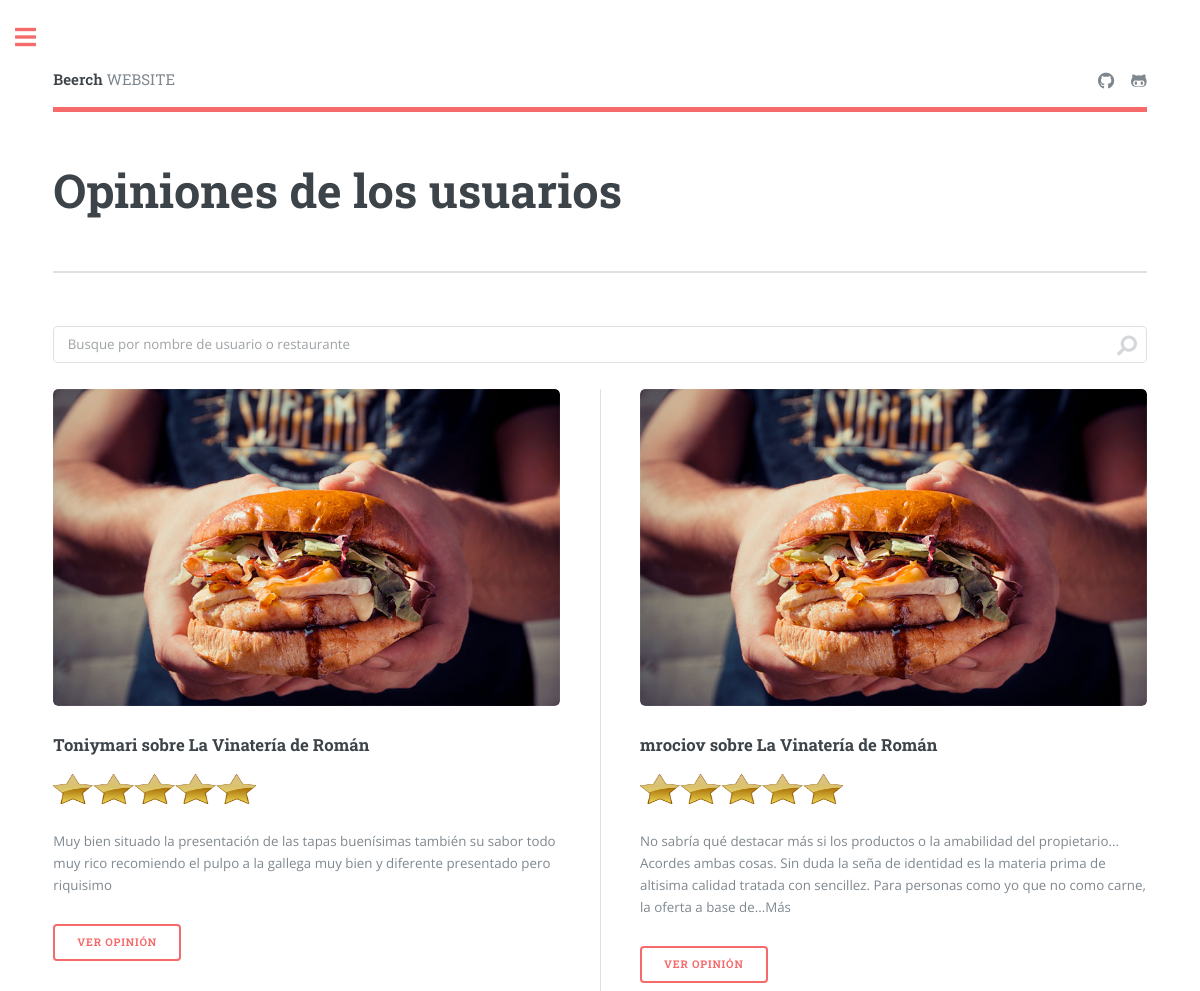
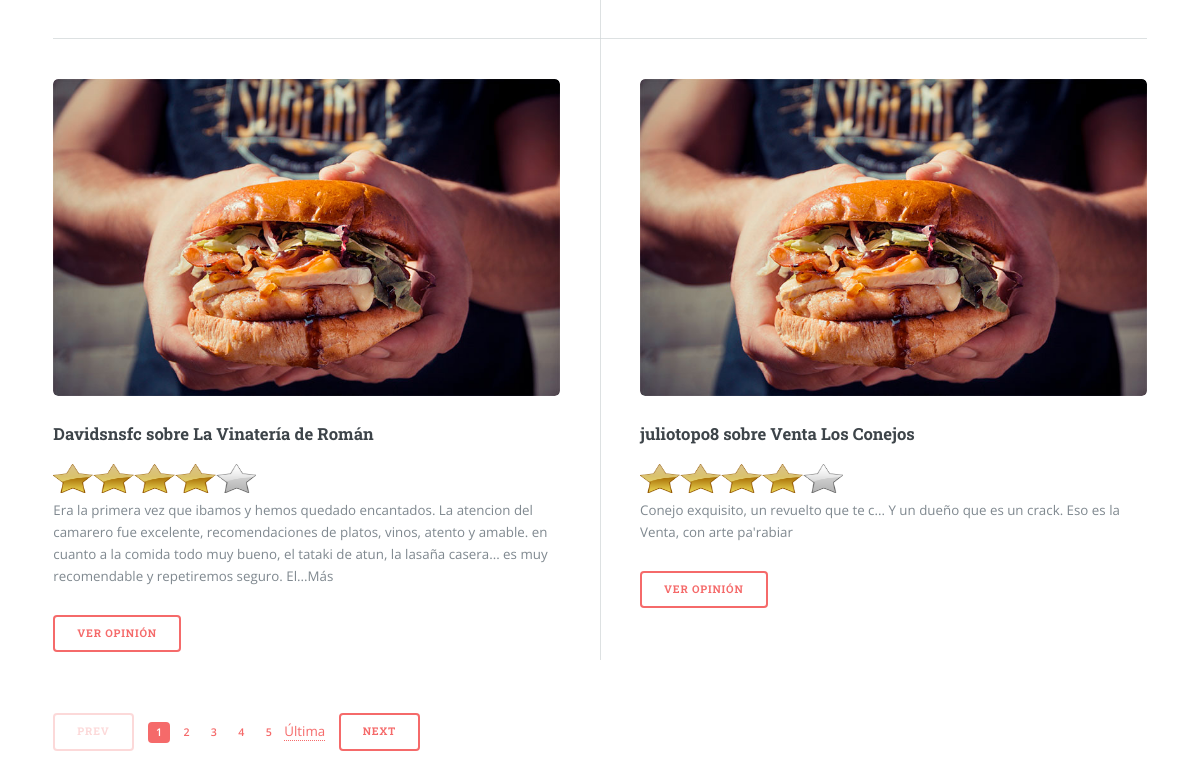
The app's page /reviews with its own data (2 pictures, top to bottom).
### myapp/models.py (models this page shows, shortened)
class Review(models.Model):
    user = models.ForeignKey(User, on_delete=models.SET_NULL, null=True)
    restaurant = models.ForeignKey(Restaurant, on_delete=models.SET_NULL, null=True)
    rate = models.IntegerField()
    visit_date = models.CharField(max_length=100)
    title = models.CharField(max_length=100)
    description = models.CharField(max_length=500)

class User(models.Model):
    photo = models.URLField(default='https://encrypted-tbn0.gstatic.com/images?q=tbn:ANd9GcTv_p3auZIO-jK7XWsgmAOwOLrSL7GcJ4JT1CQsdJl391lPu8vj&s')
    name = models.CharField(max_length=100)

class Restaurant(models.Model):
    name = models.CharField(max_length=100)
    town = models.CharField(max_length=100)
    address = models.CharField(max_length=100)
    phone = models.CharField(max_length=100)
    special_diets = models.CharField(max_length=100)
    link = models.URLField(max_length=200,default='https://www.tripadvisor.es')
    categories = models.ManyToManyField(Category)

### myapp/views.py (the view)
# urls.py: path('reviews', myapp_view.reviews),
def reviews(request):
    data = request.POST.get('search', False)
    if data:
        reviews_list = Review.objects.filter(Q(user__name__icontains=data) | Q(restaurant__name__icontains=data))
    else:
        reviews_list = Review.objects.all()
    page = request.GET.get('page', 1)
    paginator = Paginator(reviews_list, 4)
    try:
        reviews = paginator.page(page)
    except PageNotAnInteger:
        reviews = paginator.page(1)
    except EmptyPage:
        reviews = paginator.page(paginator.num_pages)
    if data:
        placeholder = data
    else:
        placeholder = 'Busque por nombre de usuario o restaurante'
    return render(request, 'reviews.html', { 'reviews': reviews, 'placeholder': placeholder })

### templates/reviews.html (shortened to what this page needs)
{% load static %}
<!DOCTYPE HTML>
<html>
	<head>
		<link rel="stylesheet" href="{% static 'login_true/css/main.css' %}" />
	</head>
	<body class="is-preload">
			<div id="wrapper">
					<div id="main">
						<div class="inner">
								<header id="header">
									<a href="/" class="logo">
										<strong>Beerch</strong>
										WEBSITE
									</a>
									<ul class="icons">
										<li><a target="blank" href="https://github.com/alvar017" class="icon brands fa-github"><span class="label">GitHub Alvaro</span></a></li>
										<li><a target="blank" href="https://github.com/antoniosp7" class="icon brands fa-github-alt"><span class="label">GitHub Antonio</span></a></li>
									</ul>
								</header>
								<section id="banner">
									<div class="content">
										<header>
											<h1>Opiniones de los usuarios</h1>
										</header>
									</div>
								</section>
								<section>
								<section id="search" class="alt">
									<form method="post" action="reviews">
										{% if placeholder %}
											<input type="text" name="search" id="search" placeholder="{{ placeholder }}" />
										{% else %}
											<input type="text" name="search" id="search" placeholder="Busque por nombre de usuario o restaurante" />
										{% endif %}
									</form>
								</section>
								<section>
									<div class="posts">
										{% for review in reviews %}
											<article>
												{% if 'https:' in review.restaurant.id %}
													<a href="#" class="image"><img src="images/pic01.jpg" alt="" width="100%" height="100%"/></a>
												{% else %}
													<a href="#" class="image"><img src="/static/images/food.jpg" alt="" width="100%" height="100%"/></a>
												{% endif %}
												<h3>{{review.user.name}} sobre {{review.restaurant.name}}</h3>
												{% if review.rate == 0 %}
													<img class="image" src="/static/images/rating/star_0.png" alt="" width="40%" height="5%"/>
												{% elif review.rate == 1 %}
													<img class="image" src="/static/images/rating/star_1.png" alt="" width="40%" height="5%"/>
												{% elif review.rate == 2 %}
													<img class="image" src="/static/images/rating/star_2.png" alt="" width="40%" height="5%"/>
												{% elif review.rate == 3 %}
													<img class="image" src="/static/images/rating/star_3.png" alt="" width="40%" height="5%"/>
												{% elif review.rate == 4 %}
													<img src="/static/images/rating/star_4.png" alt="" width="40%" height="5%"/>
												{% elif review.rate == 5 %}
													<img class="image" class="image" src="/static/images/rating/star_5.png" alt="" width="40%" height="5%"/>
												{% endif %}
												<p>{{review.description}}</p>
												<form method="post" action="review">
													<button type="submit">Ver opinión</button>
												</form>
											</article>
										{% endfor %}
									</div>
								</section>
								</section>
									<ul class="pagination">
										{% if reviews.has_previous %}
											<li><a href="?page={{ reviews.previous_page_number }}" class="button">Prev</a></li>
										{% else %}
											<li><span class="button disabled">Prev</span></li>
										{% endif %}
										{% for i in reviews.paginator.page_range %}
											{% if reviews.number == i %}
												<li><a href="#" class="page active">{{ i }}</a></li>
    										{% elif i > reviews.number|add:'-5' and i < reviews.number|add:'5' %}
												<li><a href="?page={{ i }}" class="page">{{ i }}</a></li>
											{% endif %}
										{% endfor %}
											{% if reviews.number|add:'4' > 1 and reviews.has_next %}
												<li><a href="?page={{ reviews.number|add:'-5' }}">Última</a></li>
											{% endif %}
										{% if reviews.has_next %}
											<li><a href="?page={{ reviews.next_page_number }}" class="button">Next</a></li>
										{% else %}
											<li><span class="button disabled">Next</span></li>
										{% endif %}
									</ul>
						</div>
					</div>
			</div>
	</body>
</html>

### records on screen
Review: user.name "Toniymari", restaurant.name "La Vinatería de Román", rate 5 (drawn), description "Muy bien situado la presentación de las tapas buenísimas también su sabor todo muy rico recomiendo el pulpo a la gallega muy bien y diferente presentado pero riquisimo"
Review: user.name "mrociov", restaurant.name "La Vinatería de Román", rate 5 (drawn), description "No sabría qué destacar más si los productos o la amabilidad del propietario... Acordes ambas cosas. Sin duda la seña de identidad es la materia prima de altisima calidad tratada con sencillez. Para personas como yo que no como carne, la oferta a base de...Más"
Review: user.name "Davidsnsfc", restaurant.name "La Vinatería de Román", rate 4 (drawn), description "Era la primera vez que ibamos y hemos quedado encantados. La atencion del camarero fue excelente, recomendaciones de platos, vinos, atento y amable. en cuanto a la comida todo muy bueno, el tataki de atun, la lasaña casera... es muy recomendable y repetiremos seguro. El...Más"
Review: user.name "juliotopo8", restaurant.name "Venta Los Conejos", rate 4 (drawn), description "Conejo exquisito, un revuelto que te c... Y un dueño que es un crack. Eso es la Venta, con arte pa'rabiar"

### other values on screen
{{ i }} "1"
{{ i }} "2" "3" "4" "5"
